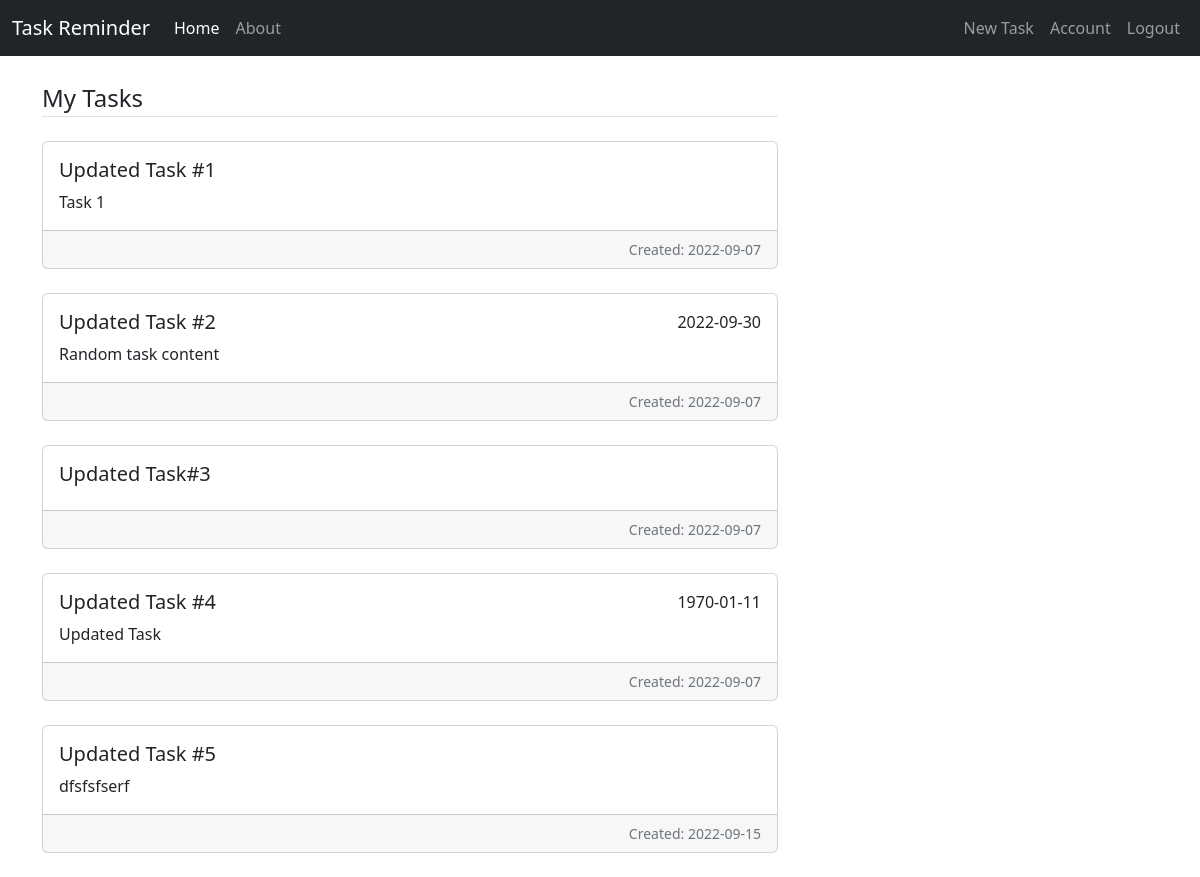
The page /home (signed in) on the database as committed earlier.
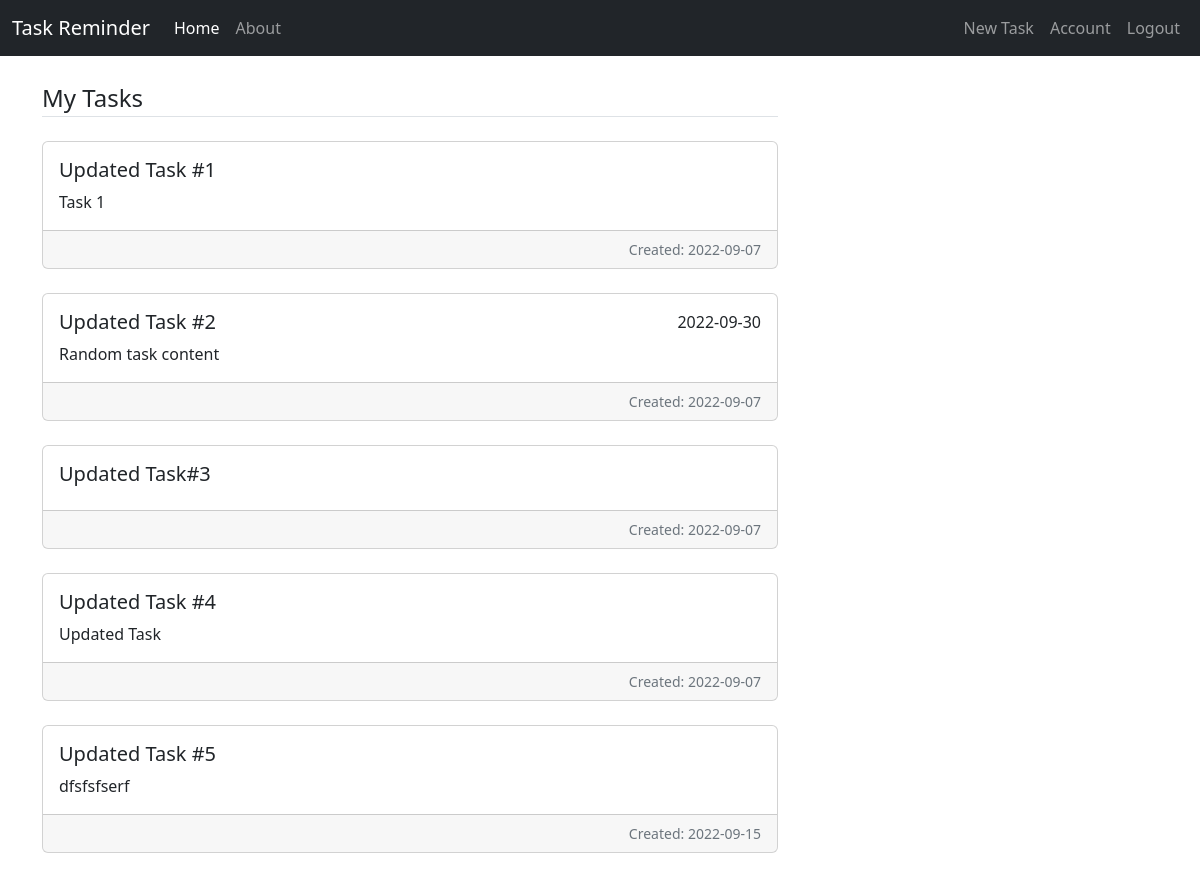
The same page on the database as committed later.
### task_app/models.py (models this page shows, shortened)
class Task(db.Model):
    id = db.Column(db.Integer, primary_key=True)
    title = db.Column(db.String(100), nullable=False)
    content = db.Column(db.Text)
    date_created = db.Column(db.Date, nullable=False, default=datetime.utcnow)
    date_tasked = db.Column(db.Date, default=date(1970, 1, 1)) # Date cannot be null. TODO validation
    user_id = db.Column(db.Integer, db.ForeignKey("user.id"), nullable=False)

### task_app/main/routes.py (the view)
@main.route("/")
@main.route("/home")
@login_required
def home():
    tasks = Task.query.filter_by(user_id=current_user.id).all()
    return render_template("home.html", tasks=tasks)

### task_app/models.py (called while the page is built)
@login_manager.user_loader
def load_user(user_id):
    return User.query.get(int(user_id))

### task_app/templates/home.html (shortened to what this page needs)
{% extends "layout.html" %}
{% block content %}
    <legend class="border-bottom mb-4 mt-4">My Tasks</legend>
    {% for task in tasks %}
        <div class="card text-justify mb-4">
            <div class="card-body">
                <div class="d-flex">
                    <h5 class="card-title">{{ task.title }}</h5>
                    <span class="card-text ms-auto">
                        {{ task.date_tasked if task.date_tasked.strftime("%Y-%m-%d") != "1970-01-01" else "" }}
                    </span>
                </div>
                <p class="card-text">{{ task.content }}</p>
            </div>
            <div class="card-footer text-muted d-flex">
                <small class="ms-auto">Created: {{ task.date_created.strftime("%Y-%m-%d") }}</small>
            </div>
        </div>
    {% endfor %}
{% endblock content %}

### task_app/templates/layout.html (shortened to what this page needs)
<!DOCTYPE html>
<html lang="en">
<head>
  <link href="https://cdn.jsdelivr.net/npm/bootstrap@5.2.0/dist/css/bootstrap.min.css" rel="stylesheet"
>
  <link rel="stylesheet" href="https://cdn.jsdelivr.net/npm/bootstrap-icons@1.9.1/font/bootstrap-icons.css">
  <link rel="stylesheet" href="{{ url_for('static', filename='styles.css') }}">
</head>
<body>
  <nav class="navbar navbar-expand-sm navbar-dark bg-dark" aria-label="Third navbar example">
      <div class="container-fluid">
        <a class="navbar-brand" href="{{ url_for('main.home') }}">Task Reminder</a>
        <div class="collapse navbar-collapse" id="navbarsExample03">
          <ul class="navbar-nav me-auto mb-2 mb-sm-0">
            <li class="nav-item"><a class="nav-link active" aria-current="page" href="{{ url_for('main.home') }}">Home</a></li>
            <li class="nav-item"><a class="nav-link" href="{{ url_for('main.about') }}">About</a></li>
          </ul>
          <ul class="navbar-nav mb-2 mb-sm-0">
            {% if current_user.is_authenticated %}
            <li class="nav-item"><a class="nav-link" href="{{ url_for('tasks.new_task') }}">New Task</a></li>
              <li class="nav-item"><a class="nav-link" href="{{ url_for('users.account') }}">Account</a></li>
              <li class="nav-item"><a class="nav-link" href="{{ url_for('users.logout') }}">Logout</a></li>
            {% else %}
              <li class="nav-item"><a class="nav-link" href="{{ url_for('users.login') }}">Login</a></li>
              <li class="nav-item"><a class="nav-link" href="{{ url_for('users.register') }}">Register</a></li>
            {% endif%}
          </ul>
        </div>
      </div>
    </nav>
    <main role="main" class="container">
        <div class="row">
          <div class="col-md-8">
            {% block content %}{% endblock %}
          </div>
        </div>
      </main>
  </body>
</html>

Rows that differ between the two databases and show on the page:
changed Task "Updated Task #4": date_tasked "1970-01-11" → (not shown)
